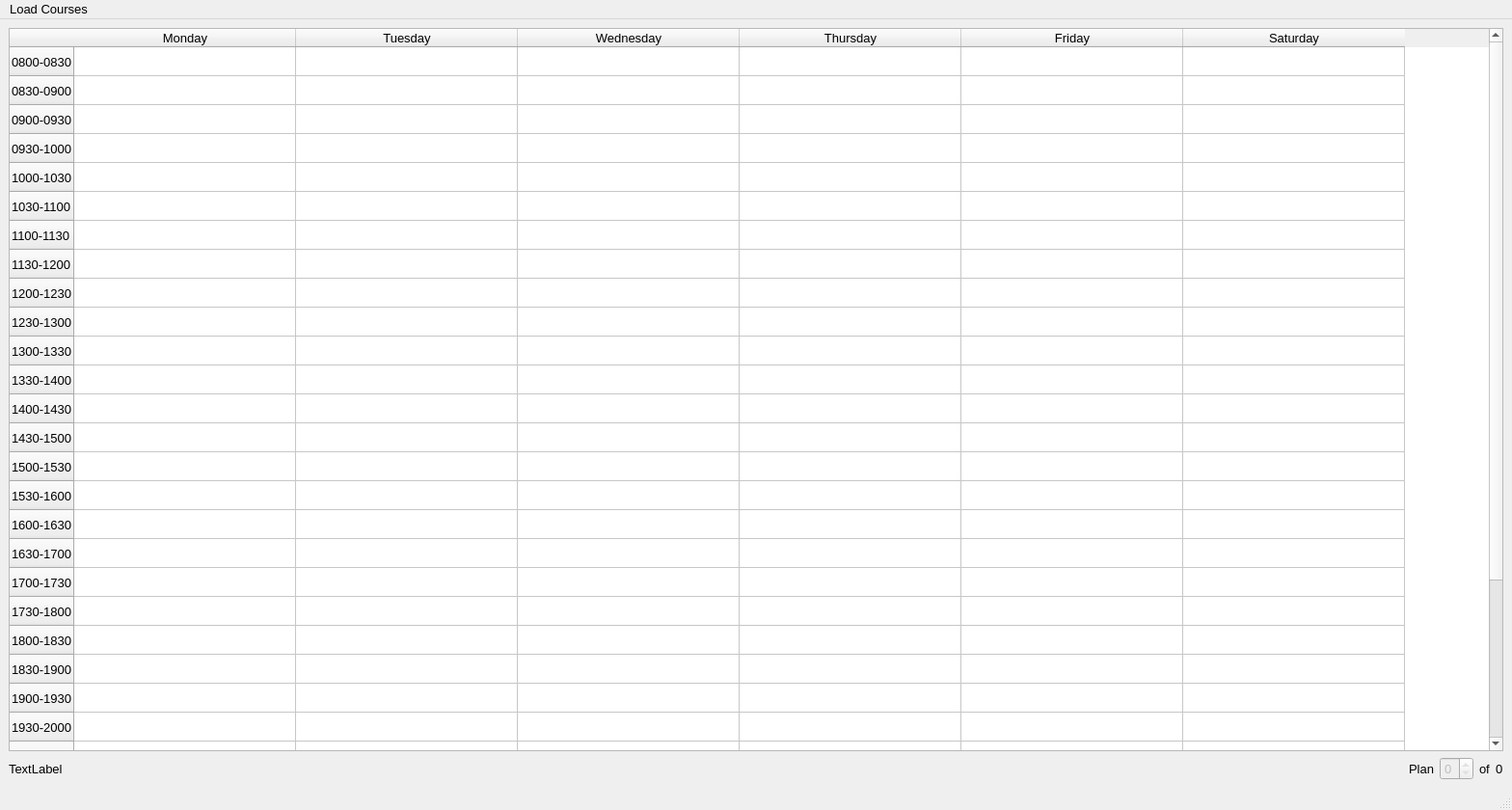
<?xml version="1.0" encoding="UTF-8"?>
<ui version="4.0">
 <class>MainWindow</class>
 <widget class="QMainWindow" name="MainWindow">
  <property name="geometry">
   <rect>
    <x>0</x>
    <y>0</y>
    <width>1564</width>
    <height>826</height>
   </rect>
  </property>
  <property name="font">
   <font>
    <family>Arial</family>
    <pointsize>10</pointsize>
   </font>
  </property>
  <property name="windowTitle">
   <string>Auto STAR Planner</string>
  </property>
  <widget class="QWidget" name="centralwidget">
   <layout class="QHBoxLayout" name="horizontalLayout">
    <item>
     <layout class="QVBoxLayout" name="verticalLayout">
      <item>
       <widget class="QTableWidget" name="plannerTable">
        <property name="minimumSize">
         <size>
          <width>1550</width>
          <height>750</height>
         </size>
        </property>
        <property name="sizeAdjustPolicy">
         <enum>QAbstractScrollArea::AdjustToContents</enum>
        </property>
        <attribute name="horizontalHeaderDefaultSectionSize">
         <number>230</number>
        </attribute>
        <row>
         <property name="text">
          <string>0800-0830</string>
         </property>
        </row>
        <row>
         <property name="text">
          <string>0830-0900</string>
         </property>
        </row>
        <row>
         <property name="text">
          <string>0900-0930</string>
         </property>
        </row>
        <row>
         <property name="text">
          <string>0930-1000</string>
         </property>
        </row>
        <row>
         <property name="text">
          <string>1000-1030</string>
         </property>
        </row>
        <row>
         <property name="text">
          <string>1030-1100</string>
         </property>
        </row>
        <row>
         <property name="text">
          <string>1100-1130</string>
         </property>
        </row>
        <row>
         <property name="text">
          <string>1130-1200</string>
         </property>
        </row>
        <row>
         <property name="text">
          <string>1200-1230</string>
         </property>
        </row>
        <row>
         <property name="text">
          <string>1230-1300</string>
         </property>
        </row>
        <row>
         <property name="text">
          <string>1300-1330</string>
         </property>
        </row>
        <row>
         <property name="text">
          <string>1330-1400</string>
         </property>
        </row>
        <row>
         <property name="text">
          <string>1400-1430</string>
         </property>
        </row>
        <row>
         <property name="text">
          <string>1430-1500</string>
         </property>
        </row>
        <row>
         <property name="text">
          <string>1500-1530</string>
         </property>
        </row>
        <row>
         <property name="text">
          <string>1530-1600</string>
         </property>
        </row>
        <row>
         <property name="text">
          <string>1600-1630</string>
         </property>
        </row>
        <row>
         <property name="text">
          <string>1630-1700</string>
         </property>
        </row>
        <row>
         <property name="text">
          <string>1700-1730</string>
         </property>
        </row>
        <row>
         <property name="text">
          <string>1730-1800</string>
         </property>
        </row>
        <row>
         <property name="text">
          <string>1800-1830</string>
         </property>
        </row>
        <row>
         <property name="text">
          <string>1830-1900</string>
         </property>
        </row>
        <row>
         <property name="text">
          <string>1900-1930</string>
         </property>
        </row>
        <row>
         <property name="text">
          <string>1930-2000</string>
         </property>
        </row>
        <row>
         <property name="text">
          <string>2000-2030</string>
         </property>
        </row>
        <row>
         <property name="text">
          <string>2030-2100</string>
         </property>
        </row>
        <row>
         <property name="text">
          <string>2100-2130</string>
         </property>
        </row>
        <row>
         <property name="text">
          <string>2130-2200</string>
         </property>
        </row>
        <row>
         <property name="text">
          <string>2200-2230</string>
         </property>
        </row>
        <row>
         <property name="text">
          <string>2230-2300</string>
         </property>
        </row>
        <row>
         <property name="text">
          <string>2300-2330</string>
         </property>
        </row>
        <column>
         <property name="text">
          <string>Monday</string>
         </property>
        </column>
        <column>
         <property name="text">
          <string>Tuesday</string>
         </property>
        </column>
        <column>
         <property name="text">
          <string>Wednesday</string>
         </property>
        </column>
        <column>
         <property name="text">
          <string>Thursday</string>
         </property>
        </column>
        <column>
         <property name="text">
          <string>Friday</string>
         </property>
        </column>
        <column>
         <property name="text">
          <string>Saturday</string>
         </property>
        </column>
       </widget>
      </item>
      <item>
       <layout class="QHBoxLayout" name="horizontalLayout_2">
        <property name="sizeConstraint">
         <enum>QLayout::SetDefaultConstraint</enum>
        </property>
        <item>
         <widget class="QLabel" name="overviewLbl">
          <property name="text">
           <string>TextLabel</string>
          </property>
         </widget>
        </item>
        <item>
         <spacer name="horizontalSpacer">
          <property name="orientation">
           <enum>Qt::Horizontal</enum>
          </property>
          <property name="sizeHint" stdset="0">
           <size>
            <width>40</width>
            <height>20</height>
           </size>
          </property>
         </spacer>
        </item>
        <item>
         <widget class="QLabel" name="planLbl">
          <property name="text">
           <string>Plan</string>
          </property>
         </widget>
        </item>
        <item>
         <widget class="QSpinBox" name="planSpinBox">
          <property name="enabled">
           <bool>false</bool>
          </property>
          <property name="maximum">
           <number>0</number>
          </property>
         </widget>
        </item>
        <item>
         <widget class="QLabel" name="ofLbl">
          <property name="text">
           <string>of</string>
          </property>
         </widget>
        </item>
        <item>
         <widget class="QLabel" name="totalPlanLbl">
          <property name="text">
           <string>0</string>
          </property>
         </widget>
        </item>
       </layout>
      </item>
     </layout>
    </item>
   </layout>
  </widget>
  <widget class="QMenuBar" name="menubar">
   <property name="geometry">
    <rect>
     <x>0</x>
     <y>0</y>
     <width>1564</width>
     <height>18</height>
    </rect>
   </property>
   <widget class="QMenu" name="menuLoad_from_website">
    <property name="title">
     <string>Load Courses</string>
    </property>
    <addaction name="actionFrom_Website"/>
    <addaction name="actionFrom_Disk"/>
   </widget>
   <addaction name="menuLoad_from_website"/>
  </widget>
  <widget class="QStatusBar" name="statusbar"/>
  <action name="actionFrom_Website">
   <property name="text">
    <string>From Website</string>
   </property>
  </action>
  <action name="actionFrom_Disk">
   <property name="text">
    <string>From Disk</string>
   </property>
  </action>
 </widget>
 <resources/>
 <connections/>
</ui>
